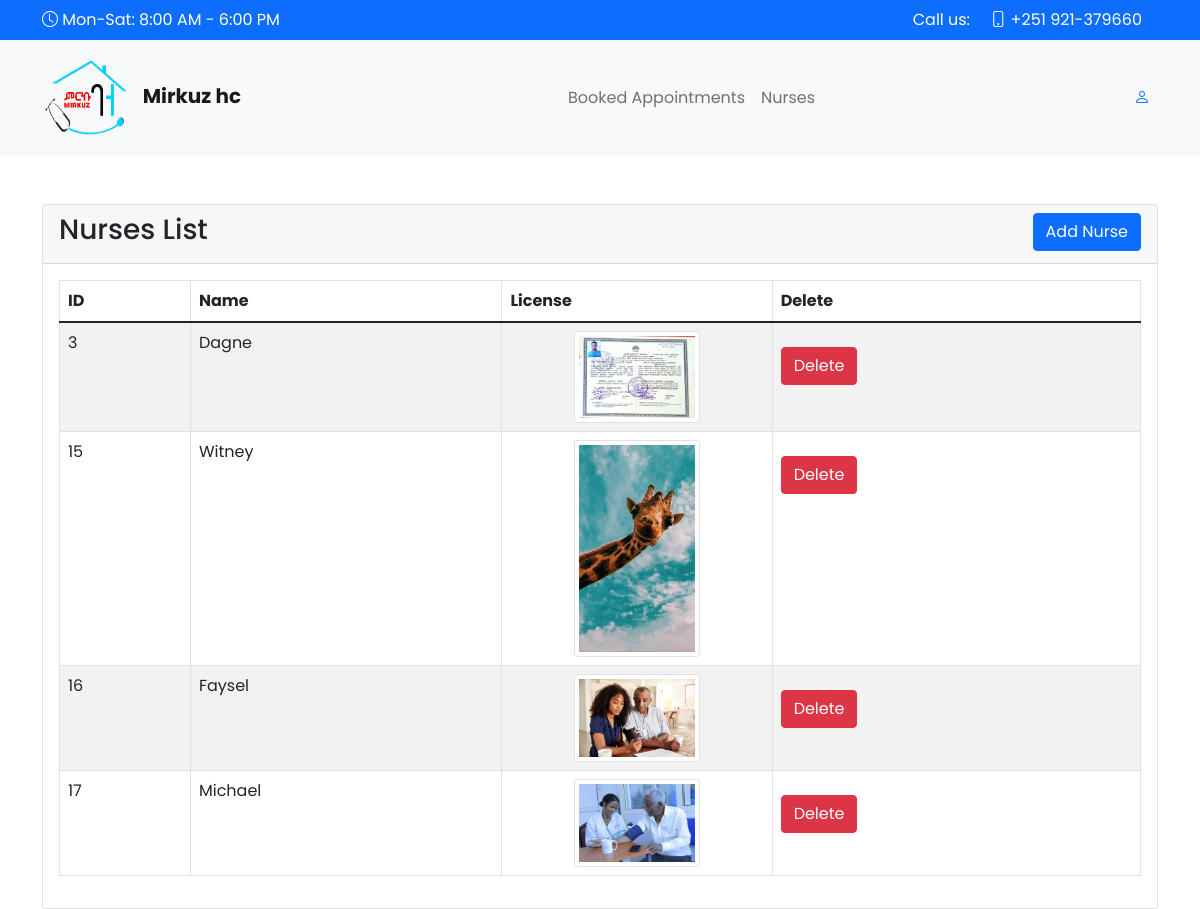
/upload/view.php, run on the app's committed database.
### tables this page shows
CREATE TABLE `nurses` (
  `id` int(11) NOT NULL,
  `name` text NOT NULL,
  `image_url` text NOT NULL
);

### upload/view.php (the view, shortened to what this page needs)
<?php
include('../conn.php');
?>
<!doctype html>
<html lang="en">
<head>
    <link href="https://cdn.jsdelivr.net/npm/bootstrap@5.1.3/dist/css/bootstrap.min.css" rel="stylesheet">
    <link href="https://cdn.jsdelivr.net/npm/bootstrap@5.0.2/dist/css/bootstrap.min.css" rel="stylesheet">
    <link rel="stylesheet" href="https://cdnjs.cloudflare.com/ajax/libs/bootstrap-icons/1.8.3/font/bootstrap-icons.min.css">
    <link rel="stylesheet" href="./CSS/style.css">
</head>
<body>
    <header>
        <section id="topbar" class="mb-2 mb-lg-0 mb-sm-0 d-none d-lg-flex align-items-center pt-2 pb-2 bg-primary text-white topbar-transparent">
            <div class="container">
                <div class="row">
                    <div class="col-lg-6   text-start">
                        <i class="bi bi-clock"></i> Mon-Sat: 8:00 AM - 6:00 PM
                    </div>
                    <div class="col-md-6 text-end">
                        Call us: <span class="px-3"><i class="bi bi-phone "></i> <a href="tel:+251921379660" style="color: #fff;"> +251 921-379660</a></span>
                    </div>
                </div>
            </div>
        </section>
        <nav class="navbar navbar-expand-lg navbar-light bg-light">
            <div class="container">
            <a class="navbar-brand" href="../index.php">
                        <img src="../img/Logo.png" alt="" width="90px" height="90px">
                        &nbsp;<strong>Mirkuz hc</strong>
                    </a>
                <div class="collapse navbar-collapse" id="navbarSupportedContent">
                    <ul class="navbar-nav m-auto mb-2 mb-lg-0">
                        <li class="nav-item">
                            <a class="nav-link" href="../display.php">Booked Appointments</a>
                        </li>
                        <li class="nav-item">
                            <a class="nav-link" href="view.php">Nurses</a>
                        </li>
                    </ul>
                    <ul class="navbar-nav mb-2 mb-lg-0 action-menu">
                        <li class="nav-item">
                            <a class="nav-link active" aria-current="page" href="login.php">
                                <i class="bi bi-person "></i>
                            </a>
                        </li>
                    </ul>
                </div>
            </div>
        </nav>
    </header>
    <div class="container">
        <div class="row">
        </div>
    </div>
    <div class="container">
        <div class="row">
            <div class="col-md-12 mt-4">
                <div class="card">
                    <div class="card-header">
                        <h3>Nurses List
                            <a href="upload.php" class="btn btn-primary float-end">Add Nurse</a>
                        </h3>
                    </div>
                    <div class="card-body">
                        <table class="table table-bordered table-striped table-condensed" style="width: auto;">
                            <thead>
                                <tr>
                                    <th>ID</th>
                                    <th>Name</th>
                                    <th>License</th>
                                    <th>Delete</th>
                                </tr>
                            </thead>
                            <tbody>
                                <?php
                                $query = "SELECT * FROM nurses";
                                $statement = $conn->prepare($query);
                                $statement->execute();
                                $statement->setFetchMode(PDO::FETCH_OBJ);
                                $result = $statement->fetchAll();
                                if ($result) {
                                    foreach ($result as $row) {
                                ?>
                                        <tr>
                                            <td><?= $row->id; ?></td>
                                            <td><?= $row->name; ?></td>
                                            <td class="text-center w-25"><img class="card-img-top img-thumbnail w-50" src="uploads/<?= $row->image_url; ?>" alt="Nurse License Image"></td>
                                            <td>
                                                <form action="view.php" method="post">
                                                    <button type="submit" name="delete_license" value="<?= $row->id; ?>" class="btn btn-danger">Delete</button>
                                                </form>
                                            </td>
                                        </tr>
                                    <?php
                                    }
                                } else {
                                    ?>
                                    <tr>
                                        <td colspan="8">No Record Found</td>
                                    </tr>
                                <?php
                                }
                                ?>
                            </tbody>
                        </table>
                    </div>
                </div>
            </div>
        </div>
    </div>
</body>
</html>

### CSS/style.css (style rules this page uses)
* { margin: 0; padding: 0; box-sizing: border-box; font-family: 'Poppins',sans-serif; }
body { background: #fff !important; font-family: 'Poppins', sans-serif; }
a { text-decoration: none; color: #1a1e21; }
.active { color : #0D6EFD !important; }
:root { --main-color: #e6b30e; }

### data on the page
nurses: id "3", name "Dagne", image_url (picture)
nurses: id "15", name "Witney", image_url (picture)
nurses: id "16", name "Faysel", image_url (picture)
nurses: id "17", name "Michael", image_url (picture)
